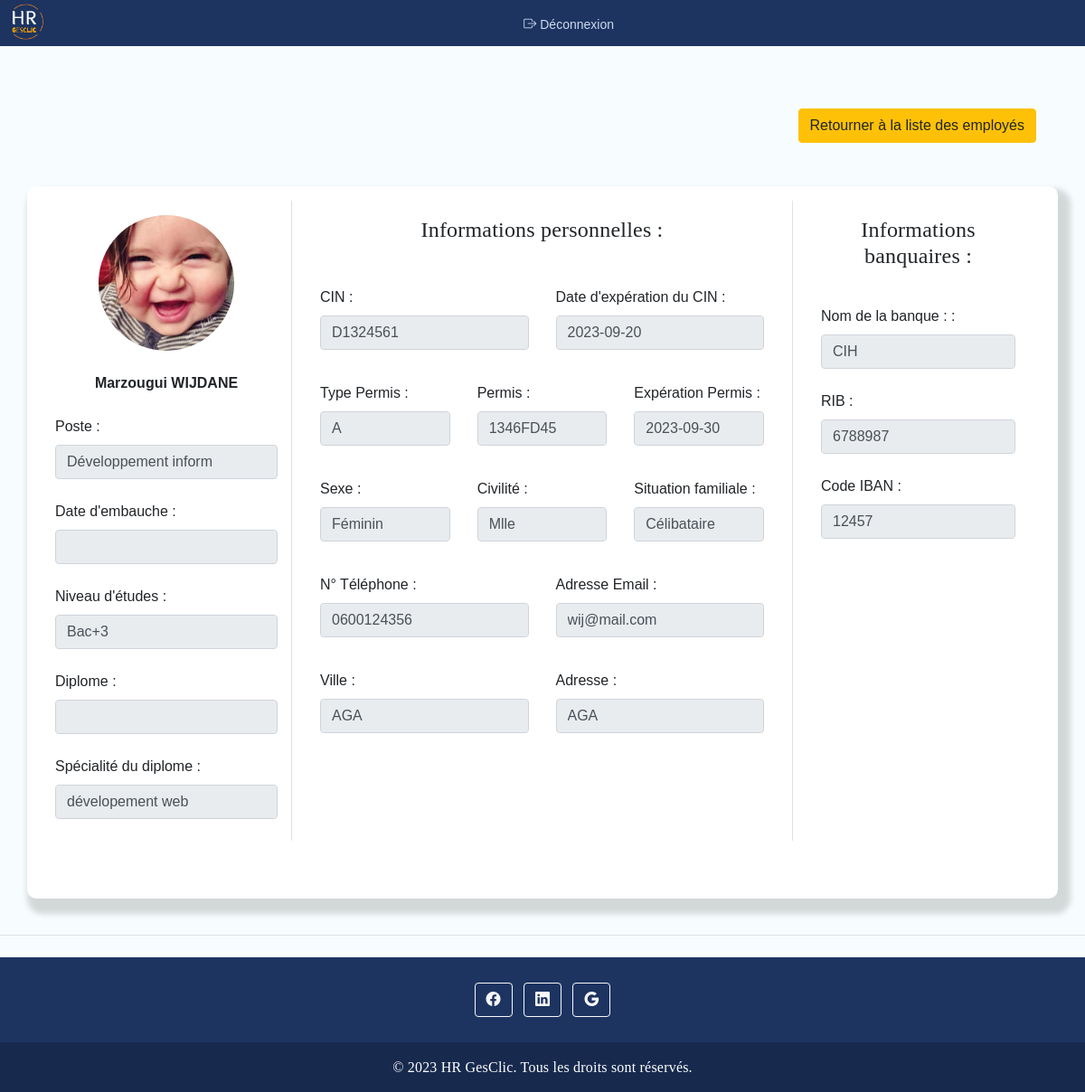
/employee_profile.php?employee_id=1, run on the app's committed database.
### tables this page shows
CREATE TABLE `employe` (
  `employe_id` int(11) NOT NULL,
  `Nom` varchar(20) DEFAULT NULL,
  `Poste` varchar(100) DEFAULT NULL,
  `email` varchar(50) DEFAULT NULL,
  `chef_id` int(11) DEFAULT NULL,
  `id_login` int(11) DEFAULT NULL,
  `id_entreprise` int(11) DEFAULT NULL,
  `prenom` varchar(50) DEFAULT NULL,
  `cin` varchar(8) DEFAULT NULL,
  `date_naissance` date DEFAULT NULL,
  `lieu_naissance` varchar(50) DEFAULT NULL,
  `adresse` varchar(100) DEFAULT NULL,
  `tele` varchar(10) DEFAULT NULL,
  `email_perso` varchar(50) DEFAULT NULL,
  `permis` varchar(50) DEFAULT NULL,
  `sexe` varchar(50) DEFAULT NULL,
  `civilite` varchar(50) DEFAULT NULL,
  `situation_fam` varchar(50) DEFAULT NULL,
  `ville` varchar(50) DEFAULT NULL,
  `code_postal` varchar(10) DEFAULT NULL,
  `nationalite` varchar(50) DEFAULT NULL,
  `profil_img` text DEFAULT NULL
);

CREATE TABLE `employepro` (
  `id` int(11) NOT NULL,
  `employe_id` int(11) NOT NULL,
  `niveau_etude` varchar(50) DEFAULT NULL,
  `diplome` varchar(50) DEFAULT NULL,
  `specialite` varchar(50) DEFAULT NULL,
  `cv` text DEFAULT NULL,
  `date` datetime DEFAULT NULL
);

CREATE TABLE `cin` (
  `id` int(11) NOT NULL,
  `cin` varchar(8) DEFAULT NULL,
  `date_exp_cin` date DEFAULT NULL,
  `employe_id` int(11) DEFAULT NULL,
  `date_update_cin` date DEFAULT NULL,
  `cin_img` text DEFAULT NULL,
  `cin_img2` text DEFAULT NULL
);

CREATE TABLE `permis` (
  `id` int(11) NOT NULL,
  `permis` varchar(50) DEFAULT NULL,
  `permis_img` text DEFAULT NULL,
  `date_exp_permis` date DEFAULT NULL,
  `date_update_permis` date DEFAULT NULL,
  `employe_id` int(11) DEFAULT NULL,
  `type_permis` varchar(50) NOT NULL,
  `permis_img2` text DEFAULT NULL
);

CREATE TABLE `banque` (
  `id` int(11) NOT NULL,
  `employe_id` int(11) DEFAULT NULL,
  `nom_banque` varchar(100) DEFAULT NULL,
  `rib` varchar(50) DEFAULT NULL,
  `iban` varchar(50) DEFAULT NULL,
  `id_entreprise` int(11) DEFAULT NULL,
  `date` date NOT NULL
);

### employee_profile.php (the view, shortened to what this page needs)
<?php
include('server.php');
if (isset($_GET['employee_id'])) {
    $employeeId = $_GET['employee_id'];
    $employeeId = mysqli_real_escape_string($conn, $employeeId);
$query_empID = "SELECT e.*, c.*, p.*, b.*, ep.*
            FROM employe AS e
            LEFT JOIN (
                SELECT *
                FROM cin
                WHERE employe_id = ?
                ORDER BY date_update_cin DESC
                LIMIT 1
            ) AS c ON e.employe_id = c.employe_id
            LEFT JOIN (
                SELECT *
                FROM permis
                WHERE employe_id = ?
                ORDER BY date_update_permis DESC
                LIMIT 1
            ) AS p ON e.employe_id = p.employe_id
            LEFT JOIN (
                SELECT *
                FROM banque
                WHERE employe_id = ?
                ORDER BY date DESC LIMIT 1
            ) AS b ON e.employe_id = b.employe_id
            LEFT JOIN employepro AS ep ON e.employe_id = ep.employe_id
            WHERE e.employe_id = ? ORDER BY ep.date DESC LIMIT 1";
$stmt_empID = mysqli_prepare($conn, $query_empID);
mysqli_stmt_bind_param($stmt_empID, "iiii", $employeeId, $employeeId, $employeeId, $employeeId);
mysqli_stmt_execute($stmt_empID);
$result_empID = mysqli_stmt_get_result($stmt_empID);
$employe = mysqli_fetch_assoc($result_empID);
include ('head.php');
?>
<header class=" text-center py-5 mt-5 " >
    <div class="container-fluid ">
        <div class="row mx-4">
            <div class="col-md-6">
            </div>
            <div class="col mt-4 text-right">
                <a href="list_emp.php" class="btn btn-warning "> Retourner à la liste des employés  </a>
            </div>
        </div>
        </div>
  </header>
<div class="items  mx-auto "style="background-color:#ffffff; width: 95%; ">
<div class="container-fluid mb-5">
    <div class="row">
        <div class="col-md-3 border-right">
            <div class="d-flex flex-column align-items-center text-center mt-2 ">
                <?php if ($employe['profil_img']) { ?>
                    <img src="images/profile/<?php echo $employe['profil_img']; ?>" alt="Photo de profil" class="rounded-circle mt-2" width="150px" >
                <?php } else { ?>
                    <img src="images/profil.png" alt="Photo de profil par défaut" class="rounded-circle mt-2" width="150px">
                <?php } ?>
                <span class="font-weight-bold mt-4 "><?php  echo $employe['Nom'] .' ' .$employe['prenom']; ?></span>
            </div>
            <div class="form-group mb-4 mt-4">
                    <label  >Poste  :</label>
                    <input type="text" class="form-control" value="<?php  echo $employe['Poste']; ?>" Readonly>
            </div>
            <div class="form-group mb-4">
                    <label  >Date d'embauche   :</label>
                    <input type="text" class="form-control" value="<?php  echo $employe['DateEmbauche']; ?>" Readonly>
            </div>
            <div class="form-group mb-4">
                    <label  >Niveau d'études  :</label>
                    <input type="text" class="form-control" value="<?php  echo $employe['niveau_etude']; ?>" Readonly>
            </div>
            <div class="form-group mb-4">
                    <label  >Diplome  :</label>
                    <input type="text" class="form-control" value="<?php  echo $employe['diplome']; ?>" Readonly>
            </div>
            <div class="form-group mb-4">
                    <label  >Spécialité du diplome  :</label>
                    <input type="text" class="form-control" value="<?php  echo $employe['specialite']; ?>" Readonly>
            </div>
        </div>
        <div class="col-md-6 border-right">
            <div class="p-3 ">
                <div class="d-flex justify-content-between align-items-center mb-3">
                    <h4 class="text-center mx-auto mb-4">Informations personnelles :</h4>
                </div>
                <div class="row mt-4">
                    <div class="col-md-6">
                        <div class="form-group">
                            <label  >CIN   :</label>
                            <input type="text" class="form-control" value="<?php  echo $employe['cin']; ?>" Readonly>
                        </div>
                    </div>
                    <div class="col-md-6">
                        <div class="form-group">
                            <label  >Date d'expération du CIN  :</label>
                            <input type="text" class="form-control" value="<?php  echo $employe['date_exp_cin']; ?>" Readonly>
                        </div>
                    </div>
                </div>
                <div class="row mt-3">
                    <div class="col-md-4">
                        <div class="form-group">
                            <label  >Type Permis :</label>
                            <input type="text" class="form-control" value="<?php  echo $employe['type_permis']; ?>" Readonly>
                        </div>
                    </div>
                    <div class="col-md-4">
                        <div class="form-group">
                            <label  >Permis  :</label>
                            <input type="text" class="form-control" value="<?php  echo $employe['permis']; ?>" Readonly>
                        </div>
                    </div>
                    <div class="col-md-4">
                        <div class="form-group">
                            <label  >Expération Permis  :</label>
                            <input type="text" class="form-control" value="<?php  echo $employe['date_exp_permis']; ?>" Readonly>
                        </div>
                    </div>
                </div>
                <div class="row mt-3">
                    <div class="col-md-4">
                        <div class="form-group">
                            <label  >Sexe  :</label>
                            <input type="text" class="form-control" value="<?php  echo $employe['sexe']; ?>" Readonly>
                        </div>
                    </div>
                    <div class="col-md-4">
                        <div class="form-group">
                            <label  >Civilité  :</label>
                            <input type="text" class="form-control" value="<?php  echo $employe['civilite']; ?>" Readonly>
                        </div>
                    </div>
                    <div class="col-md-4">
                        <div class="form-group">
                            <label  >Situation familiale :</label>
                            <input type="text" class="form-control" value="<?php  echo $employe['situation_fam']; ?>" Readonly>
                        </div>
                    </div>
                </div>
                <div class="row mt-3">
                    <div class="col-md-6">
                        <div class="form-group">
                            <label  >N° Téléphone  :</label>
                            <input type="text" class="form-control" value="<?php  echo $employe['tele']; ?>" Readonly>
                        </div>
                    </div>
                    <div class="col-md-6">
                        <div class="form-group">
                            <label  >Adresse Email :</label>
                            <input type="text" class="form-control" value="<?php  echo $employe['email']; ?>" Readonly>
                        </div>
                    </div>
                </div>
                <div class="row mt-3">
                    <div class="col-md-6">
                        <div class="form-group">
                            <label  >Ville  :</label>
                            <input type="text" class="form-control" value="<?php  echo $employe['ville']; ?>" Readonly>
                        </div>
                    </div>
                    <div class="col-md-6">
                        <div class="form-group">
                            <label  >Adresse  :</label>
                            <input type="text" class="form-control" value="<?php  echo $employe['adresse']; ?>" Readonly>
                        </div>
                    </div>
                </div>
            </div>
        </div>
        <div class="col-md-3">
            <div class="p-3 ">
                <div class="d-flex justify-content-between align-items-center mb-3">
                    <h4 class="text-center mx-auto mb-4">Informations banquaires :</h4>
                </div>
                <div class="form-group mb-4">
                    <label  >Nom de la banque :   :</label>
                    <input type="text" class="form-control" value="<?php  echo $employe['nom_banque']; ?>" Readonly>
                </div>
                <div class="form-group mb-4">
                        <label  >RIB  :</label>
                        <input type="text" class="form-control" value="<?php  echo $employe['rib']; ?>" Readonly>
                </div>
                <div class="form-group mb-4">
                        <label  >Code IBAN  :</label>
                        <input type="text" class="form-control" value="<?php  echo $employe['iban']; ?>" Readonly>
                </div>
            </div>
        </div>
    </div>
</div>
</div>
<?php
} else {
    echo 'ID de l\'employé non spécifié.';
}
include('footer.php')
?>

### head.php (shortened to what this page needs)
<!DOCTYPE html>
<html lang="fr">
<head>
    <link rel="stylesheet" href="https://maxcdn.bootstrapcdn.com/bootstrap/4.5.2/css/bootstrap.min.css">
    <link rel="stylesheet" href="https://cdnjs.cloudflare.com/ajax/libs/font-awesome/5.15.3/css/all.min.css" />
    <link rel="stylesheet" href="https://cdn.jsdelivr.net/npm/bootstrap-icons@1.10.5/font/bootstrap-icons.css">
    <link rel="stylesheet" href="https://cdn.datatables.net/1.11.0/css/dataTables.bootstrap4.min.css">
    <link rel="stylesheet" type="text/css" href="css/landing.css">
</head>
<body style="background-color : #F7FDFE ; ">
    <nav class="navbar navbar2 navbar-expand-lg navbar-dark fixed-top " style="background: #1D3461;padding : 0px;  font-size: 14px;">
        <a class="navbar-logo" href="index.php"><img src="images/logo2.png" alt="GesClic" style="width = 50px ; height = 60px"></a>
        <div class="collapse navbar-collapse" id="navbarNav">
            <ul class="navbar-nav nav-pills ml-auto mr-auto">
                <li class="nav-item">
                    <a class="nav-link <?php echo (basename($_SERVER['PHP_SELF']) == 'logout.php') ? 'active-link active-link-text' : ''; ?>" href="logout.php" onclick="return confirm('Êtes-vous sûr de vouloir vous déconnecter ?')">
                        <i class="bi bi-box-arrow-right"></i> Déconnexion
                    </a>
                </li>
            </ul>
        </div>
    </nav>

### footer.php (shortened to what this page needs)
</div><br><hr>
<footer class="text-center text-white mt-4">
<div class="footer">
        <div class="container "><br>
          <section class="mb-4">
            <a class="btn btn-outline-light btn-floating m-1" href="https://www.facebook.com/YanClicOfficial" role="button"><i class="bi bi-facebook"></i></a>
            <a class="btn btn-outline-light btn-floating m-1" href="https://www.linkedin.com/company/yanclic" role="button"><i class="bi bi-linkedin"></i></a>
            <a class="btn btn-outline-light btn-floating m-1" href="mailto:contact@yanclic.ma" role="button"><i class="bi bi-google"></i></a>
          </section>
        </div>
        <div class="text-center p-3" style="background-color: rgba(0, 0, 0, 0.2);"><h6>&copy; <?php echo date("Y"); ?> HR GesClic. Tous les droits sont réservés.</h6></div>
</div>
</footer>
</body>
</html>

### css/landing.css (style rules this page uses)
body, html { height: 100%; font-family: Poppins , Poppins-Regular , sans-serif; }
h1,h2,h3,h4,h5,h6 { margin: 2px; font-family: Poppins , Poppins-Regular ; letter-spacing: 0.20px; }
.navbar-logo img { width: auto ; height: 51px; border-radius: 39px ; }
.navbar2 .navbar-nav .nav-item .nav-link { color: #cedaf0; text-align: center; padding-bottom: 5px; position: relative; }
a { color: #017AD1; text-decoration: none; }
.items { box-shadow: 7px 10px 6px 7px rgba(0, 0, 0, 0.15); border-radius: 10px; padding: 16px; background: #F3F9FF; width: 100%; }
footer { background-color: #1D3461; padding: 20x; text-align: center; position :relative; margin-bottom: 0; }
.form-group { margin-bottom: 20px; }

### data on the page
employe: profil_img (picture), Nom "Marzougui", prenom "WIJDANE", Poste "Développement inform", niveau_etude "Bac+3", specialite "dévelopement web", cin "D1324561", date_exp_cin "2023-09-20", type_permis "A", permis "1346FD45", date_exp_permis "2023-09-30", sexe "Féminin", civilite "Mlle", situation_fam "Célibataire", tele "0600124356", email "wij@mail.com", ville "AGA", adresse "AGA", nom_banque "CIH", rib "6788987", iban "12457"
